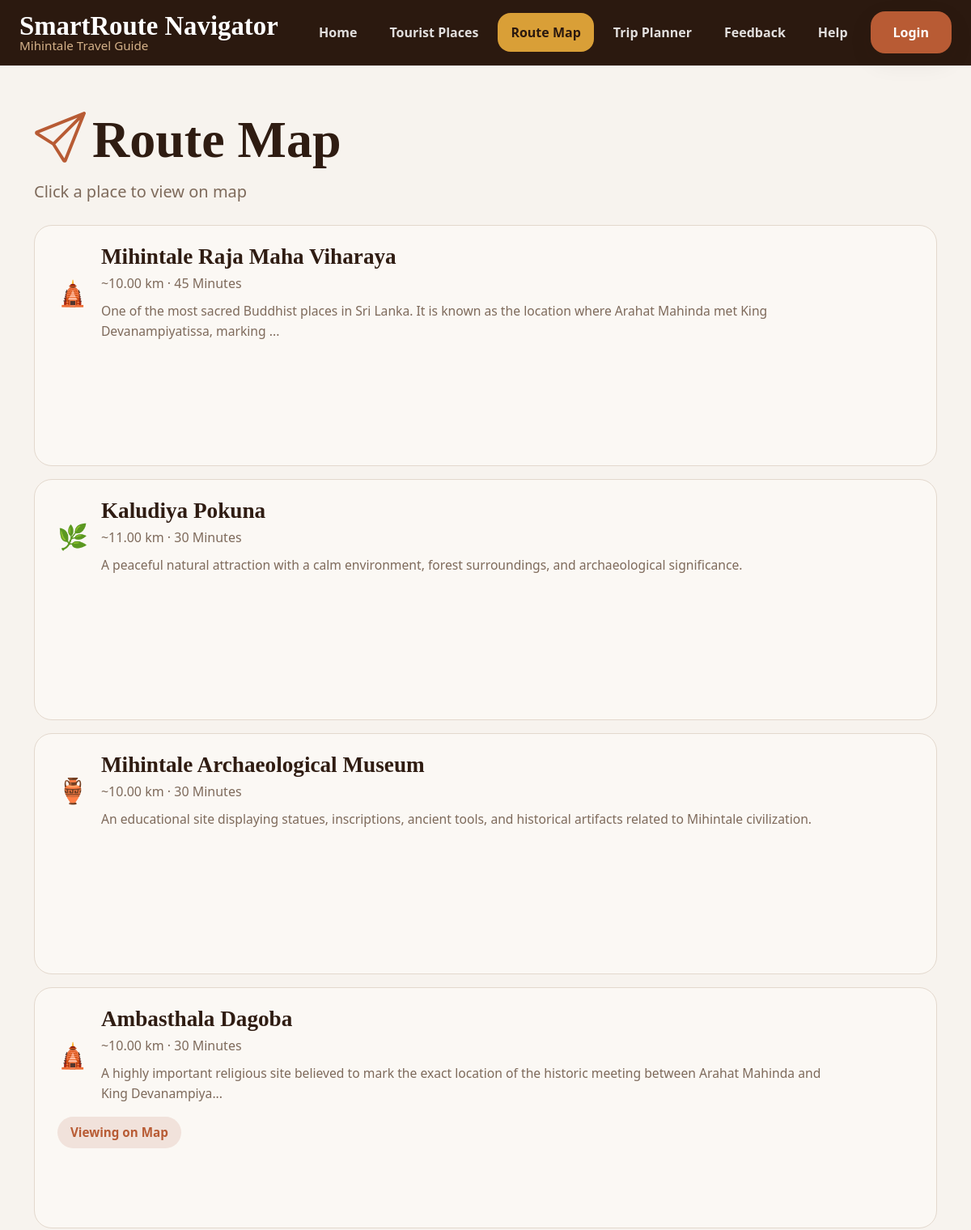
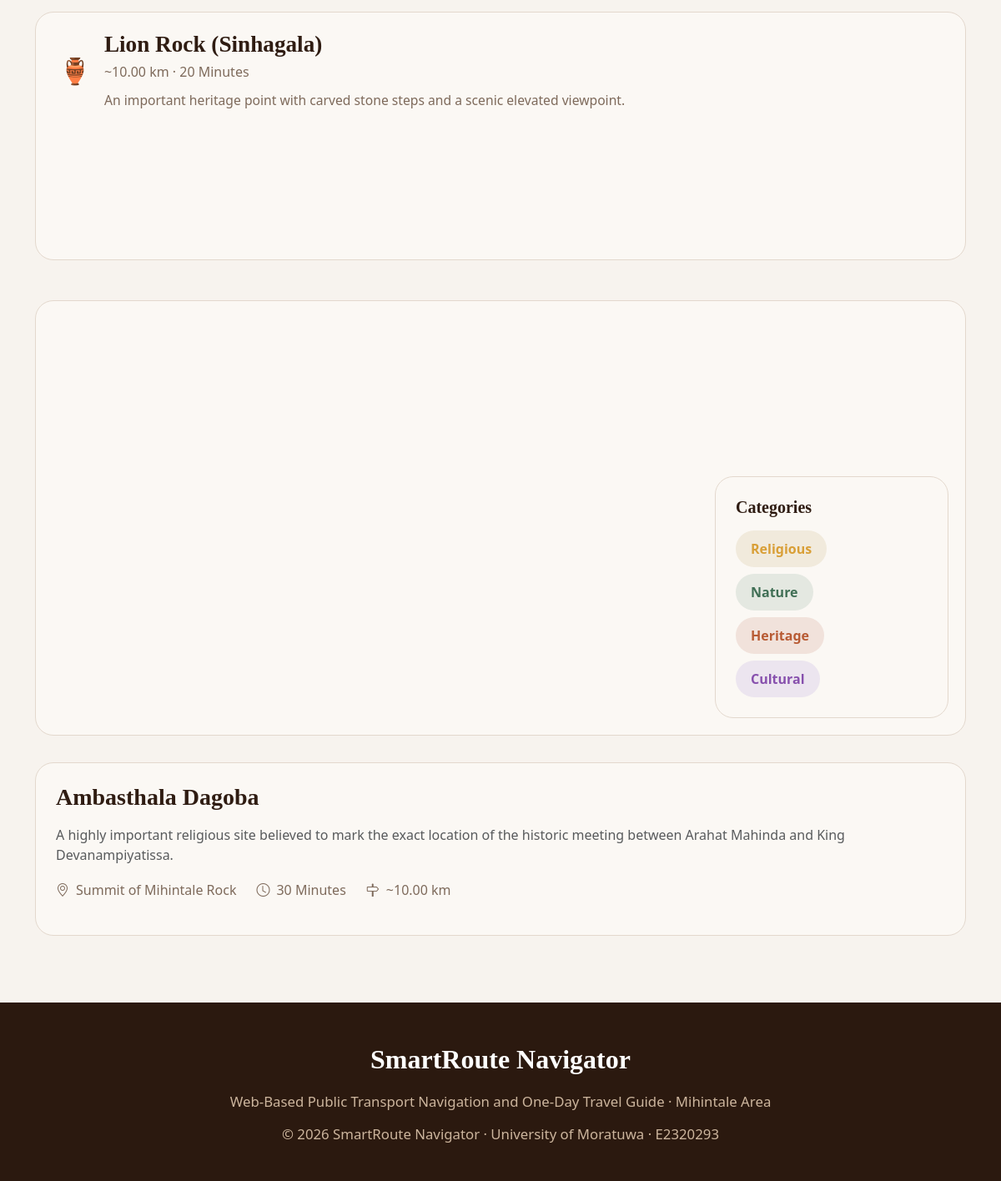
Screenshot of /pages/route.php?place_id=4 with the database file from the repository (2 pictures, top to bottom).
### tables this page shows
CREATE TABLE places (
    id INT AUTO_INCREMENT PRIMARY KEY,
    category_id INT NOT NULL,
    name VARCHAR(255) NOT NULL,
    description TEXT NOT NULL,
    location_name VARCHAR(255),
    distance_km DECIMAL(5,2),
    recommended_time VARCHAR(100),
    visit_duration VARCHAR(100),
    tips TEXT,
    image_url TEXT,
    map_embed_url TEXT,
    created_at TIMESTAMP DEFAULT CURRENT_TIMESTAMP,
    updated_at TIMESTAMP DEFAULT CURRENT_TIMESTAMP ON UPDATE CURRENT_TIMESTAMP,
    FOREIGN KEY (category_id) REFERENCES categories(id) ON DELETE CASCADE
);

### pages/route.php (the view, shortened to what this page needs)
<?php
include '../config/db.php';
$places = [];
$result = $conn->query("SELECT id, name, category_id, distance_km, visit_duration,description, map_embed_url FROM places ORDER BY id ASC");
if ($result) {
    while ($row = $result->fetch_assoc()) {
        $places[] = $row;
    }
}
$selectedId = isset($_GET['place_id']) ? (int)$_GET['place_id'] : 0;
$selectedPlace = null;
if ($selectedId > 0) {
    $stmt = $conn->prepare("SELECT places.*, categories.name AS category_name
                            FROM places
                            JOIN categories ON places.category_id = categories.id
                            WHERE places.id = ?");
    $stmt->bind_param("i", $selectedId);
    $stmt->execute();
    $selectedPlace = $stmt->get_result()->fetch_assoc();
}
include '../includes/header.php';
?>
<section class="section-padding" style="padding-top: 48px;">
  <div class="container">
    <div class="page-header">
      <h1><i class="bi bi-send me-2" style="color:var(--primary);"></i>Route Map</h1>
      <p>Click a place to view on map</p>
    </div>
    <div class="row g-4">
      <div class="col-lg-12">
        <div class="d-flex flex-column gap-3 mb-4">
          <?php foreach ($places as $place): ?>
            <?php
              $emoji = "📍";
              $subtitle = "~" . $place['distance_km'] . " km · " . $place['visit_duration'];
              $catId = (int)$place['category_id'];
              if ($catId === 1) $emoji = "🛕";
              if ($catId === 2) $emoji = "🌿";
              if ($catId === 3) $emoji = "🏺";
            ?>
            <a href="?place_id=<?php echo $place['id'];?>#map-preview" class="place-card" style="padding:22px 28px;">
              <div class="d-flex align-items-center justify-content-between flex-wrap gap-3">
                <div class="d-flex align-items-center gap-3">
                  <div class="place-emoji" style="font-size:1.9rem;"><?php echo $emoji; ?></div>
                  <div>
  <h5 style="margin:0; font-size:1.7rem;"><?php echo htmlspecialchars($place['name']); ?></h5>
  <div style="color:var(--muted); font-size:1rem; margin-top:4px;">
    <?php echo htmlspecialchars($subtitle); ?>
  </div>
  <div style="color:var(--muted); font-size:0.98rem; margin-top:10px; line-height:1.6; max-width:900px;">
    <?php echo htmlspecialchars(mb_strimwidth($place['description'], 0, 140, '...')); ?>
  </div>
</div>
                </div>
                <?php if ($selectedId === (int)$place['id']): ?>
                  <span class="category-pill pill-heritage" style="margin:0;">Viewing on Map</span>
                <?php endif; ?>
              </div>
            </a>
          <?php endforeach; ?>
        </div>
      </div>
      <div class="col-lg-12" id="map-preview">
        <div class="info-card p-0 overflow-hidden position-relative">
          <div style="height: 520px;">
            <?php if ($selectedPlace): ?>
              <iframe
                src="<?php echo htmlspecialchars($selectedPlace['map_embed_url']); ?>"
                width="100%"
                height="100%"
                style="border:0;"
                allowfullscreen=""
                loading="lazy">
              </iframe>
            <?php endif; ?>
          </div>
          <div class="info-card p-4" style="position:absolute; right:20px; bottom:20px; width:280px; z-index:5;">
            <h5 class="fw-bold mb-3">Categories</h5>
            <div class="d-flex flex-column gap-2" style="color:var(--muted);">
              <div><span class="category-pill pill-religious" style="margin:0;">Religious</span></div>
              <div><span class="category-pill pill-nature" style="margin:0;">Nature</span></div>
              <div><span class="category-pill pill-heritage" style="margin:0;">Heritage</span></div>
              <div><span class="category-pill pill-cultural" style="margin:0;">Cultural</span></div>
            </div>
          </div>
        </div>
      </div>
      <?php if ($selectedPlace): ?>
        <div class="col-lg-12">
          <div class="info-card p-4 mt-2">
            <h3 class="mb-3"><?php echo htmlspecialchars($selectedPlace['name']); ?></h3>
            <p class="text-muted mb-3"><?php echo htmlspecialchars($selectedPlace['description']); ?></p>
            <div class="place-meta">
              <span><i class="bi bi-geo-alt"></i> <?php echo htmlspecialchars($selectedPlace['location_name']); ?></span>
              <span><i class="bi bi-clock"></i> <?php echo htmlspecialchars($selectedPlace['visit_duration']); ?></span>
              <span><i class="bi bi-signpost"></i> ~<?php echo htmlspecialchars($selectedPlace['distance_km']); ?> km</span>
            </div>
          </div>
        </div>
      <?php endif; ?>
    </div>
  </div>
</section>
<?php include '../includes/footer.php'; ?>

### assets/css/theme.css (style rules this page uses)
:root { --bg: #f7f3ee; --surface: #fbf8f4; --card: #f9f5f0; --border: #e3d8cd; --text: #2f1c12; --muted: #7e6a5b; --primary: #b85b34; --primary-dark: #8f4426; --accent: #e0a63a; --nav: #2b190f; --white: #ffffff; --shadow: 0 10px 30px rgba(55, 30, 10, 0.08); --radius: 22px; }
* { box-sizing: border-box; }
html { scroll-behavior: smooth; }
body { margin: 0; background: var(--bg); color: var(--text); font-family: "Segoe UI", Arial, sans-serif; }
h1, h2, h3, h4, h5, h6 { font-family: Georgia, "Times New Roman", serif; color: var(--text); font-weight: 700; }
a { text-decoration: none; }
.section-padding { padding: 80px 0; }
.feature-card, .category-card, .place-card, .info-card, .help-card, .faq-item { background: var(--surface); border: 1px solid var(--border); border-radius: var(--radius); box-shadow: none; }
.category-pill { display: inline-block; padding: 10px 18px; border-radius: 999px; font-weight: 700; margin-bottom: 24px; font-size: 1rem; }
.pill-religious { background: #f1eadc; color: #d99f37; }
.pill-nature { background: #e4e8e1; color: #406f55; }
.pill-heritage { background: #f1e2db; color: #b85b34; }
.pill-cultural { background: #ece5ef; color: #8750ad; }
.page-header { padding: 48px 0 26px; }
.page-header h1 { font-size: 4rem; margin-bottom: 10px; }
.page-header p { color: var(--muted); font-size: 1.25rem; }
.place-card { padding: 28px 30px; height: 100%; }
.place-emoji { font-size: 2rem; }
.place-meta { display: flex; gap: 24px; flex-wrap: wrap; color: var(--muted); margin-top: 18px; margin-bottom: 18px; }
.place-meta span { display: inline-flex; align-items: center; gap: 8px; }
.place-card { min-height: 298px; }
.place-card .category-pill { font-size: 0.95rem; padding: 8px 16px; }
.page-header { padding-top: 6px; }
.page-header h1 { font-size: 4rem; }
.page-header p { margin-bottom: 0; }
#map-preview { scroll-margin-top: 120px; }

### rows the page displays
places: category "🛕", name "Mihintale Raja Maha Viharaya", subtitle "~10.00 km · 45 Minutes", description "One of the most sacred Buddhist places in Sri Lanka. It is known as the location where Arahat Mahinda met King Devanampiyatissa, marking ..."
places: category "🌿", name "Kaludiya Pokuna", subtitle "~11.00 km · 30 Minutes", description "A peaceful natural attraction with a calm environment, forest surroundings, and archaeological significance."
places: category "🏺", name "Mihintale Archaeological Museum", subtitle "~10.00 km · 30 Minutes", description "An educational site displaying statues, inscriptions, ancient tools, and historical artifacts related to Mihintale civilization."
places: category "🛕", name "Ambasthala Dagoba", subtitle "~10.00 km · 30 Minutes", description "A highly important religious site believed to mark the exact location of the historic meeting between Arahat Mahinda and King Devanampiya...", shows "Viewing on Map", description "A highly important religious site believed to mark the exact location of the historic meeting between Arahat Mahinda and King Devanampiyatissa.", location_name "Summit of Mihintale Rock", visit_duration "30 Minutes", distance_km "10.00"
places: category "🏺", name "Lion Rock (Sinhagala)", subtitle "~10.00 km · 20 Minutes", description "An important heritage point with carved stone steps and a scenic elevated viewpoint."
